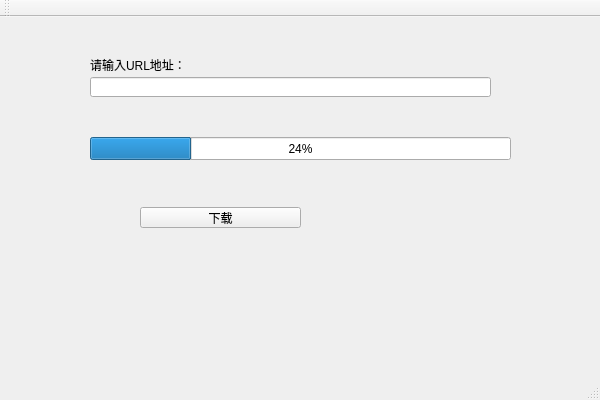
<?xml version="1.0" encoding="UTF-8"?>
<ui version="4.0">
 <class>QTHttpDownloadDemoClass</class>
 <widget class="QMainWindow" name="QTHttpDownloadDemoClass">
  <property name="geometry">
   <rect>
    <x>0</x>
    <y>0</y>
    <width>600</width>
    <height>400</height>
   </rect>
  </property>
  <property name="windowTitle">
   <string>QTHttpDownloadDemo</string>
  </property>
  <widget class="QWidget" name="centralWidget">
   <widget class="QLabel" name="label">
    <property name="geometry">
     <rect>
      <x>90</x>
      <y>40</y>
      <width>221</width>
      <height>16</height>
     </rect>
    </property>
    <property name="text">
     <string>请输入URL地址：</string>
    </property>
   </widget>
   <widget class="QLineEdit" name="lineEdit">
    <property name="geometry">
     <rect>
      <x>90</x>
      <y>60</y>
      <width>401</width>
      <height>20</height>
     </rect>
    </property>
   </widget>
   <widget class="QProgressBar" name="progressBar">
    <property name="geometry">
     <rect>
      <x>90</x>
      <y>120</y>
      <width>421</width>
      <height>23</height>
     </rect>
    </property>
    <property name="value">
     <number>24</number>
    </property>
   </widget>
   <widget class="QPushButton" name="pushButton">
    <property name="geometry">
     <rect>
      <x>140</x>
      <y>190</y>
      <width>161</width>
      <height>21</height>
     </rect>
    </property>
    <property name="text">
     <string>下载</string>
    </property>
   </widget>
  </widget>
  <widget class="QMenuBar" name="menuBar">
   <property name="geometry">
    <rect>
     <x>0</x>
     <y>0</y>
     <width>600</width>
     <height>18</height>
    </rect>
   </property>
  </widget>
  <widget class="QToolBar" name="mainToolBar">
   <attribute name="toolBarArea">
    <enum>TopToolBarArea</enum>
   </attribute>
   <attribute name="toolBarBreak">
    <bool>false</bool>
   </attribute>
  </widget>
  <widget class="QStatusBar" name="statusBar"/>
 </widget>
 <layoutdefault spacing="6" margin="11"/>
 <resources>
  <include location="QTHttpDownloadDemo.qrc"/>
 </resources>
 <connections/>
</ui>
